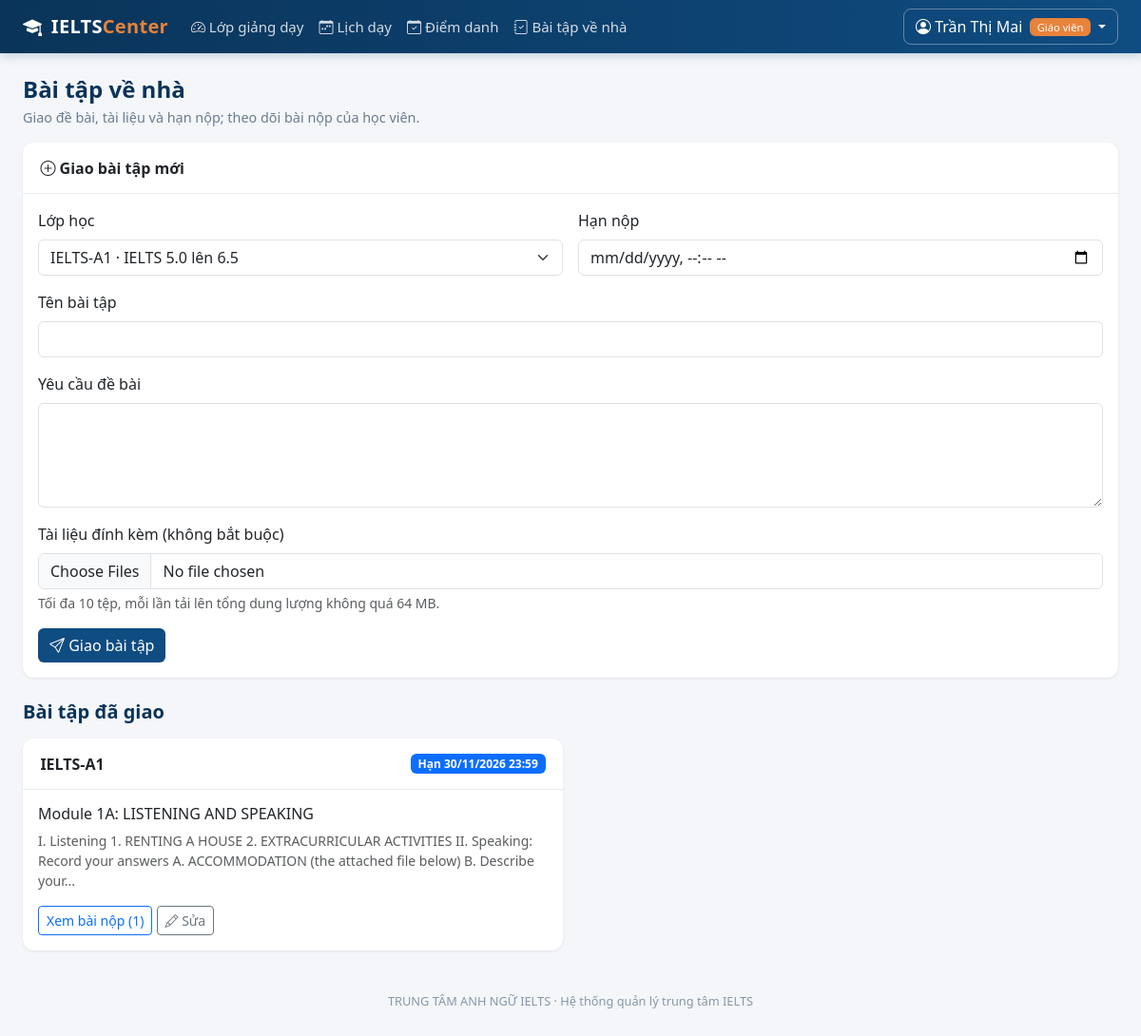
Screenshot of /giao-vien/bai-tap (signed in) with the database file from the repository.
### models.py (models this page shows, shortened)
class User(UserMixin, db.Model):
    __tablename__ = "users"
    id = db.Column(db.Integer, primary_key=True)
    username = db.Column(db.String(50), unique=True, nullable=False, index=True)
    password_hash = db.Column(db.String(255), nullable=False)
    role = db.Column(db.String(20), nullable=False, default=ROLE_STUDENT)
    full_name = db.Column(db.String(120), nullable=False)
    email = db.Column(db.String(120))
    phone = db.Column(db.String(20))
    is_locked = db.Column(db.Boolean, default=False, nullable=False)
    failed_logins = db.Column(db.Integer, default=0, nullable=False)
    created_at = db.Column(db.DateTime, default=datetime.now)
    teacher = db.relationship(
        "TeacherProfile", back_populates="user", uselist=False, cascade="all, delete-orphan"
    )
    student = db.relationship(
        "StudentProfile", back_populates="user", uselist=False, cascade="all, delete-orphan"
    )
    @property
    def role_label(self):
        return ROLE_LABELS.get(self.role, self.role)
    @property
    def is_admin(self):
        return self.role == ROLE_ADMIN
    @property
    def is_teacher(self):
        return self.role == ROLE_TEACHER

class Homework(db.Model):
    __tablename__ = "homework"
    id = db.Column(db.Integer, primary_key=True)
    class_id = db.Column(db.Integer, db.ForeignKey("classes.id"), nullable=False, index=True)
    created_by = db.Column(db.Integer, db.ForeignKey("users.id"), nullable=False)
    title = db.Column(db.String(150), nullable=False)
    instructions = db.Column(db.Text, nullable=False)
    deadline = db.Column(db.DateTime, nullable=False, index=True)
    created_at = db.Column(db.DateTime, default=datetime.now, nullable=False)
    classroom = db.relationship("ClassRoom", back_populates="homework_assignments")
    teacher = db.relationship("User")
    materials = db.relationship(
        "HomeworkMaterial", back_populates="homework", cascade="all, delete-orphan"
    )
    submissions = db.relationship(
        "HomeworkSubmission",
        back_populates="homework",
        cascade="all, delete-orphan",
        order_by="HomeworkSubmission.submitted_at.desc()",
    )

class ClassRoom(db.Model):
    __tablename__ = "classes"
    id = db.Column(db.Integer, primary_key=True)
    code = db.Column(db.String(20), unique=True, nullable=False)
    course_id = db.Column(db.Integer, db.ForeignKey("courses.id"), nullable=False)
    teacher_id = db.Column(db.Integer, db.ForeignKey("teacher_profiles.id"))
    room = db.Column(db.String(30))
    start_date = db.Column(db.Date)
    max_size = db.Column(db.Integer, default=20, nullable=False)
    status = db.Column(db.String(20), default="open", nullable=False)
    course = db.relationship("Course", back_populates="classes")
    teacher = db.relationship("TeacherProfile", back_populates="classes")
    schedules = db.relationship(
        "Schedule", back_populates="classroom", cascade="all, delete-orphan"
    )
    enrollments = db.relationship(
        "Enrollment", back_populates="classroom", cascade="all, delete-orphan"
    )
    homework_assignments = db.relationship(
        "Homework", back_populates="classroom", cascade="all, delete-orphan"
    )

### blueprints/teacher.py (the view)
@teacher_bp.route("/bai-tap")
def homework_list():
    classes = my_classes()
    class_ids = [classroom.id for classroom in classes]
    assignments = (
        Homework.query.filter(Homework.class_id.in_(class_ids))
        .order_by(Homework.deadline.desc(), Homework.id.desc())
        .all()
        if class_ids else []
    )
    return render_template(
        "teacher/homework.html",
        classes=classes,
        assignments=assignments,
        now=datetime.now(),
    )

### blueprints/teacher.py (called while the page is built)
@teacher_bp.before_request
@teacher_required
def _guard():
    return None

def my_classes():
    profile = current_user.teacher
    if profile is None:
        return []
    return (
        ClassRoom.query.filter_by(teacher_id=profile.id).order_by(ClassRoom.code).all()
    )

### models.py (called while the page is built)
@login_manager.user_loader
def load_user(user_id):
    return db.session.get(User, int(user_id))

### utils.py (called while the page is built)
def role_required(*roles):
    def decorator(view):
        @wraps(view)
        def wrapper(*args, **kwargs):
            if not current_user.is_authenticated:
                flash("Vui lòng đăng nhập để tiếp tục.", "warning")
                return redirect(url_for("auth.login"))
            if current_user.role not in roles:
                abort(403)
            return view(*args, **kwargs)
        return wrapper
    return decorator

### templates/teacher/homework.html (shortened to what this page needs)
{% extends "base.html" %}
{% block content %}
<div class="mb-3">
  <h4 class="page-title mb-1">Bài tập về nhà</h4>
  <p class="page-sub mb-0">Giao đề bài, tài liệu và hạn nộp; theo dõi bài nộp của học viên.</p>
</div>
<div class="card mb-4">
  <div class="card-header"><i class="bi bi-plus-circle"></i> Giao bài tập mới</div>
  <div class="card-body">
    {% if classes %}
      <form method="post" action="{{ url_for('teacher.create_homework') }}" enctype="multipart/form-data">
        <div class="row g-3">
          <div class="col-md-6">
            <label for="homework-class" class="form-label">Lớp học</label>
            <select id="homework-class" name="class_id" class="form-select" required>
              {% for classroom in classes %}
                <option value="{{ classroom.id }}">{{ classroom.code }} · {{ classroom.course.name }}</option>
              {% endfor %}
            </select>
          </div>
          <div class="col-md-6">
            <label for="homework-deadline" class="form-label">Hạn nộp</label>
            <input id="homework-deadline" name="deadline" type="datetime-local" class="form-control" required>
          </div>
          <div class="col-12">
            <label for="homework-title" class="form-label">Tên bài tập</label>
            <input id="homework-title" name="title" class="form-control" maxlength="150" required>
          </div>
          <div class="col-12">
            <label for="homework-instructions" class="form-label">Yêu cầu đề bài</label>
            <textarea id="homework-instructions" name="instructions" class="form-control" rows="4" required></textarea>
          </div>
          <div class="col-12">
            <label for="homework-materials" class="form-label">Tài liệu đính kèm (không bắt buộc)</label>
            <input id="homework-materials" name="materials" type="file" class="form-control" multiple
                   accept=".7z,.csv,.doc,.docx,.jpg,.jpeg,.m4a,.mp3,.pdf,.png,.ppt,.pptx,.rar,.txt,.wav,.xls,.xlsx,.zip">
            <div class="form-text">Tối đa 10 tệp, mỗi lần tải lên tổng dung lượng không quá 64 MB.</div>
          </div>
          <div class="col-12">
            <button class="btn btn-primary" style="background:var(--brand);border:none">
              <i class="bi bi-send"></i> Giao bài tập
            </button>
          </div>
        </div>
      </form>
    {% else %}
      <p class="text-muted mb-0">Bạn chưa được phân công lớp nào để giao bài tập.</p>
    {% endif %}
  </div>
</div>
<h5 class="page-title mb-3">Bài tập đã giao</h5>
<div class="row g-3">
  {% for homework in assignments %}
    <div class="col-lg-6">
      <div class="card h-100">
        <div class="card-header d-flex justify-content-between align-items-center gap-2">
          <span>{{ homework.classroom.code }}</span>
          <span class="badge {% if homework.deadline < now %}bg-secondary{% else %}bg-primary{% endif %}">
            Hạn {{ homework.deadline | datetime_vn }}
          </span>
        </div>
        <div class="card-body">
          <h6>{{ homework.title }}</h6>
          <p class="small text-muted mb-3">{{ homework.instructions | truncate(180) }}</p>
          <a class="btn btn-sm btn-outline-primary" href="{{ url_for('teacher.homework_detail', homework_id=homework.id) }}">
            Xem bài nộp ({{ homework.submissions|length }})
          </a>
          <a class="btn btn-sm btn-outline-secondary" href="{{ url_for('teacher.edit_homework', homework_id=homework.id) }}">
            <i class="bi bi-pencil"></i> Sửa
          </a>
        </div>
      </div>
    </div>
  {% else %}
    <div class="col-12"><div class="alert alert-info">Bạn chưa giao bài tập nào.</div></div>
  {% endfor %}
</div>
{% endblock %}

### templates/base.html (shortened to what this page needs)
<!DOCTYPE html>
<html lang="vi">
<head>
  <link href="{{ url_for('static', filename='vendor/bootstrap/bootstrap.min.css') }}" rel="stylesheet">
  <link href="{{ url_for('static', filename='vendor/bootstrap-icons/bootstrap-icons.min.css') }}" rel="stylesheet">
  <link rel="stylesheet" href="{{ url_for('static', filename='css/style.css') }}">
</head>
<body class="{% if not current_user.is_authenticated %}page-auth{% endif %}">
{% if current_user.is_authenticated %}
<nav class="navbar navbar-expand-lg app-navbar sticky-top">
  <div class="container-fluid px-4">
    <a class="navbar-brand" href="{{ url_for('auth.index') }}">
      <i class="bi bi-mortarboard-fill me-1"></i> IELTS<span class="brand-light">Center</span>
    </a>
    <div class="collapse navbar-collapse" id="mainNav">
      <ul class="navbar-nav me-auto">
        {% if current_user.is_admin %}
          <li class="nav-item"><a class="nav-link" href="{{ url_for('admin.dashboard') }}"><i class="bi bi-speedometer2"></i> Tổng quan</a></li>
          <li class="nav-item"><a class="nav-link" href="{{ url_for('admin.courses') }}"><i class="bi bi-journal-bookmark"></i> Khóa học</a></li>
          <li class="nav-item"><a class="nav-link" href="{{ url_for('admin.classes') }}"><i class="bi bi-people"></i> Lớp học</a></li>
          <li class="nav-item"><a class="nav-link" href="{{ url_for('admin.schedule_management') }}"><i class="bi bi-calendar-week"></i> Lịch học</a></li>
          <li class="nav-item"><a class="nav-link" href="{{ url_for('admin.teachers') }}"><i class="bi bi-person-video3"></i> Giáo viên</a></li>
          <li class="nav-item"><a class="nav-link" href="{{ url_for('admin.students') }}"><i class="bi bi-person-badge"></i> Học viên</a></li>
          <li class="nav-item"><a class="nav-link" href="{{ url_for('admin.attendance_report') }}"><i class="bi bi-calendar-check"></i> Điểm danh</a></li>
          <li class="nav-item"><a class="nav-link" href="{{ url_for('admin.accounts') }}"><i class="bi bi-shield-lock"></i> Tài khoản</a></li>
          <li class="nav-item"><a class="nav-link" href="{{ url_for('admin.scores') }}"><i class="bi bi-clipboard-data"></i> Kết quả</a></li>
        {% elif current_user.is_teacher %}
          <li class="nav-item"><a class="nav-link" href="{{ url_for('teacher.dashboard') }}"><i class="bi bi-speedometer2"></i> Lớp giảng dạy</a></li>
          <li class="nav-item"><a class="nav-link" href="{{ url_for('teacher.schedule') }}"><i class="bi bi-calendar-week"></i> Lịch dạy</a></li>
          <li class="nav-item"><a class="nav-link" href="{{ url_for('teacher.attendance') }}"><i class="bi bi-calendar-check"></i> Điểm danh</a></li>
          <li class="nav-item"><a class="nav-link" href="{{ url_for('teacher.homework_list') }}"><i class="bi bi-journal-check"></i> Bài tập về nhà</a></li>
        {% endif %}
      </ul>
      <div class="dropdown">
        <a class="btn btn-user dropdown-toggle" href="#" data-bs-toggle="dropdown">
          <i class="bi bi-person-circle"></i>
          {{ current_user.full_name }}
          <span class="badge role-badge ms-1">{{ current_user.role_label }}</span>
        </a>
      </div>
    </div>
  </div>
</nav>
{% endif %}
<main class="{% if current_user.is_authenticated %}container-fluid px-4 py-4{% else %}auth-wrapper{% endif %}">
  {% block content %}{% endblock %}
</main>
{% if current_user.is_authenticated %}
<footer class="app-footer">
  {{ CENTER_NAME }} · Hệ thống quản lý trung tâm IELTS
</footer>
{% endif %}
</body>
</html>

### static/css/style.css (style rules this page uses)
:root { --brand: #0f4c81; --brand-dark: #0a3459; --brand-light: #4a90c2; --accent: #e8833a; --surface: #f4f6f9; }
body { background: var(--surface); font-family: "Segoe UI", Roboto, "Helvetica Neue", Arial, sans-serif; color: #23303d; min-height: 100vh; }
.app-navbar { background: linear-gradient(90deg, var(--brand-dark), var(--brand)); box-shadow: 0 2px 10px rgba(15, 76, 129, .25); }
.app-navbar .navbar-brand { color: #fff; font-weight: 700; letter-spacing: .3px; }
.app-navbar .brand-light { color: var(--accent); }
.app-navbar .nav-link { color: rgba(255, 255, 255, .82); font-size: .94rem; padding: .5rem .85rem; border-radius: 6px; }
.btn-user { color: #fff; border: 1px solid rgba(255,255,255,.35); border-radius: 8px; }
.role-badge { background: var(--accent); font-weight: 500; font-size: .7rem; }
.card { border: none; border-radius: 12px; box-shadow: 0 1px 3px rgba(16, 40, 66, .09); }
.card-header { background: #fff; border-bottom: 1px solid #e7ecf2; font-weight: 600; border-radius: 12px 12px 0 0 !important; padding: .9rem 1.15rem; }
.page-title { font-weight: 700; color: var(--brand-dark); margin-bottom: .25rem; }
.page-sub { color: #6b7c8f; font-size: .9rem; }
.app-footer { text-align: center; color: #8797a8; font-size: .8rem; padding: 1.25rem 0 2rem; }

### rows the page displays
User: full_name "Trần Thị Mai", role_label "Giáo viên"
Homework: classroom.code "IELTS-A1", deadline "30/11/2026 23:59", title "Module 1A: LISTENING AND SPEAKING", instructions "I. Listening 1. RENTING A HOUSE 2. EXTRACURRICULAR ACTIVITIES II. Speaking: Record your answers A. ACCOMMODATION (the attached file below) B. Describe your...", submissions|length "1"

### other values shown
{{ CENTER_NAME }} "TRUNG TÂM ANH NGỮ IELTS"
form field class_id "IELTS-A1 · IELTS 5.0 lên 6.5"
